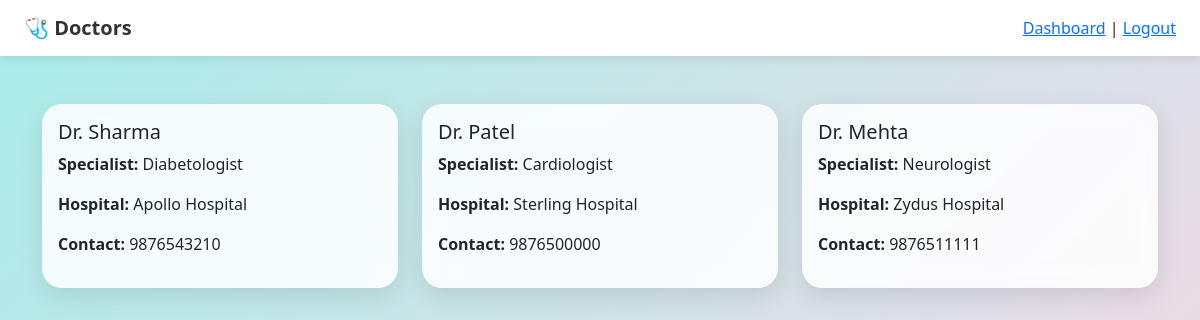
The page /doctors (signed in) on the database its author committed.
### app.py (models this page shows)
class Doctor(db.Model):
    id = db.Column(db.Integer, primary_key=True)
    name = db.Column(db.String(100))
    specialization = db.Column(db.String(100))
    hospital = db.Column(db.String(100))
    contact = db.Column(db.String(50))

### app.py (the view)
@app.route('/doctors')
def doctors():
    if 'user' not in session:
        return redirect('/login')
    doctors = Doctor.query.all()
    return render_template("doctors.html", doctors=doctors)

### templates/doctors.html (shortened to what this page needs)
<!DOCTYPE html>
<html>
<head>
<link href="https://cdn.jsdelivr.net/npm/bootstrap@5.3.0/dist/css/bootstrap.min.css" rel="stylesheet">
<link rel="stylesheet" href="{{ url_for('static', filename='style.css') }}">
</head>
<body>
<nav class="navbar px-4">
<span class="navbar-brand">🩺 Doctors</span>
<div>
<a href="/">Dashboard</a> |
<a href="/logout">Logout</a>
</div>
</nav>
<div class="container mt-5">
<div class="row">
{% for d in doctors %}
<div class="col-md-4">
<div class="card p-3 mb-3">
<h5>{{ d.name }}</h5>
<p><b>Specialist:</b> {{ d.specialization }}</p>
<p><b>Hospital:</b> {{ d.hospital }}</p>
<p><b>Contact:</b> {{ d.contact }}</p>
</div>
</div>
{% endfor %}
</div>
</div>
</body>
</html>

### static/style.css (style rules this page uses)
body { font-family: 'Segoe UI', sans-serif; background: linear-gradient(135deg, #a8edea, #fed6e3); min-height: 100vh; }
.navbar { background: white !important; box-shadow: 0 2px 10px rgba(0,0,0,0.1); }
.navbar-brand { font-weight: bold; color: #333 !important; }
.card { border-radius: 20px; border: none; background: rgba(255, 255, 255, 0.85); backdrop-filter: blur(10px); box-shadow: 0 8px 25px rgba(0,0,0,0.1); }

### rows shown on the page
Doctor: name "Dr. Sharma", specialization "Diabetologist", hospital "Apollo Hospital", contact "9876543210"
Doctor: name "Dr. Patel", specialization "Cardiologist", hospital "Sterling Hospital", contact "9876500000"
Doctor: name "Dr. Mehta", specialization "Neurologist", hospital "Zydus Hospital", contact "9876511111"
